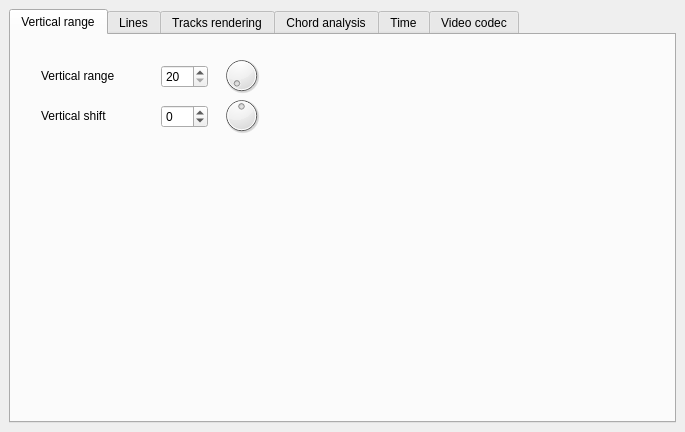
<?xml version="1.0" encoding="UTF-8"?>
<ui version="4.0">
 <class>RenderWidget</class>
 <widget class="QDockWidget" name="RenderWidget">
  <property name="geometry">
   <rect>
    <x>0</x>
    <y>0</y>
    <width>685</width>
    <height>432</height>
   </rect>
  </property>
  <property name="floating">
   <bool>true</bool>
  </property>
  <property name="windowTitle">
   <string>Rendering settings</string>
  </property>
  <widget class="QWidget" name="dockWidgetContents">
   <layout class="QGridLayout" name="gridLayout">
    <item row="0" column="0">
     <widget class="QTabWidget" name="tabWidget">
      <property name="currentIndex">
       <number>0</number>
      </property>
      <widget class="QWidget" name="tab_4">
       <attribute name="title">
        <string>Vertical range</string>
       </attribute>
       <widget class="QLabel" name="label_3">
        <property name="geometry">
         <rect>
          <x>30</x>
          <y>30</y>
          <width>121</width>
          <height>21</height>
         </rect>
        </property>
        <property name="text">
         <string>Vertical range</string>
        </property>
       </widget>
       <widget class="QLabel" name="label_4">
        <property name="geometry">
         <rect>
          <x>30</x>
          <y>70</y>
          <width>91</width>
          <height>21</height>
         </rect>
        </property>
        <property name="text">
         <string>Vertical shift</string>
        </property>
       </widget>
       <widget class="QSpinBox" name="spinBox_3">
        <property name="geometry">
         <rect>
          <x>150</x>
          <y>30</y>
          <width>47</width>
          <height>23</height>
         </rect>
        </property>
        <property name="minimum">
         <number>20</number>
        </property>
        <property name="maximum">
         <number>100</number>
        </property>
       </widget>
       <widget class="QSpinBox" name="spinBox_4">
        <property name="geometry">
         <rect>
          <x>150</x>
          <y>70</y>
          <width>47</width>
          <height>23</height>
         </rect>
        </property>
        <property name="minimum">
         <number>-100</number>
        </property>
        <property name="maximum">
         <number>100</number>
        </property>
       </widget>
       <widget class="QDial" name="dial">
        <property name="geometry">
         <rect>
          <x>210</x>
          <y>20</y>
          <width>41</width>
          <height>41</height>
         </rect>
        </property>
        <property name="minimum">
         <number>20</number>
        </property>
        <property name="maximum">
         <number>100</number>
        </property>
       </widget>
       <widget class="QDial" name="dial_2">
        <property name="geometry">
         <rect>
          <x>210</x>
          <y>60</y>
          <width>41</width>
          <height>41</height>
         </rect>
        </property>
        <property name="minimum">
         <number>-100</number>
        </property>
        <property name="maximum">
         <number>100</number>
        </property>
       </widget>
      </widget>
      <widget class="QWidget" name="tab">
       <attribute name="title">
        <string>Lines</string>
       </attribute>
       <layout class="QGridLayout" name="gridLayout_2">
        <item row="1" column="0">
         <widget class="QGroupBox" name="groupBox_2">
          <property name="title">
           <string>Horizontal lines</string>
          </property>
          <layout class="QGridLayout" name="gridLayout_3">
           <item row="3" column="2">
            <widget class="QSpinBox" name="spinBox_9"/>
           </item>
           <item row="4" column="2">
            <widget class="QPushButton" name="pb_setClr_hlines">
             <property name="maximumSize">
              <size>
               <width>80</width>
               <height>50</height>
              </size>
             </property>
             <property name="text">
              <string>Set color...</string>
             </property>
            </widget>
           </item>
           <item row="2" column="2">
            <widget class="QSpinBox" name="spinBox_8">
             <property name="maximumSize">
              <size>
               <width>80</width>
               <height>50</height>
              </size>
             </property>
             <property name="minimum">
              <number>1</number>
             </property>
             <property name="maximum">
              <number>96</number>
             </property>
             <property name="value">
              <number>12</number>
             </property>
            </widget>
           </item>
           <item row="2" column="0">
            <widget class="QCheckBox" name="checkBox_8">
             <property name="maximumSize">
              <size>
               <width>50</width>
               <height>50</height>
              </size>
             </property>
             <property name="text">
              <string>On</string>
             </property>
            </widget>
           </item>
           <item row="4" column="1">
            <widget class="QWidget" name="widget_hlcolour" native="true">
             <property name="autoFillBackground">
              <bool>true</bool>
             </property>
            </widget>
           </item>
           <item row="2" column="1">
            <widget class="QComboBox" name="comboBox">
             <item>
              <property name="text">
               <string>1 - One line every n semitones</string>
              </property>
             </item>
             <item>
              <property name="text">
               <string>2 - One line every semitone, one stronger line every n semitones</string>
              </property>
             </item>
             <item>
              <property name="text">
               <string>3 - Keyboard</string>
              </property>
             </item>
             <item>
              <property name="text">
               <string>4 - Keyboard (inverse)</string>
              </property>
             </item>
             <item>
              <property name="text">
               <string>5 - Staff</string>
              </property>
             </item>
            </widget>
           </item>
           <item row="3" column="0">
            <widget class="QCheckBox" name="checkBox_9">
             <property name="text">
              <string>Half shift</string>
             </property>
            </widget>
           </item>
          </layout>
         </widget>
        </item>
        <item row="0" column="0">
         <widget class="QGroupBox" name="groupBox">
          <property name="title">
           <string>Vertical lines</string>
          </property>
          <layout class="QGridLayout" name="gridLayout_4">
           <item row="3" column="1">
            <widget class="QSpinBox" name="sb_vLineTrack">
             <property name="minimum">
              <number>0</number>
             </property>
             <property name="maximum">
              <number>127</number>
             </property>
            </widget>
           </item>
           <item row="3" column="4">
            <widget class="QPushButton" name="pb_setClr_vlines">
             <property name="text">
              <string>Set color...</string>
             </property>
            </widget>
           </item>
           <item row="0" column="0">
            <widget class="QCheckBox" name="checkBox">
             <property name="text">
              <string>Central line</string>
             </property>
             <property name="checked">
              <bool>true</bool>
             </property>
            </widget>
           </item>
           <item row="3" column="0">
            <widget class="QCheckBox" name="cb_vLineTrack">
             <property name="text">
              <string>From metronome track:</string>
             </property>
            </widget>
           </item>
           <item row="3" column="3">
            <widget class="QWidget" name="widget_vlcolour" native="true">
             <property name="autoFillBackground">
              <bool>true</bool>
             </property>
            </widget>
           </item>
           <item row="1" column="0">
            <widget class="QCheckBox" name="cb_vLineTSig">
             <property name="text">
              <string>Beat lines from time signatures</string>
             </property>
            </widget>
           </item>
           <item row="1" column="1">
            <widget class="QCheckBox" name="checkBox_2">
             <property name="text">
              <string>Manual, measure:</string>
             </property>
            </widget>
           </item>
           <item row="1" column="2">
            <widget class="QSpinBox" name="spinBox">
             <property name="minimum">
              <number>1</number>
             </property>
             <property name="maximum">
              <number>64</number>
             </property>
             <property name="value">
              <number>4</number>
             </property>
            </widget>
           </item>
           <item row="1" column="3">
            <widget class="QComboBox" name="cmb_vLnManualDenom">
             <property name="currentText">
              <string>1</string>
             </property>
             <item>
              <property name="text">
               <string>1</string>
              </property>
             </item>
             <item>
              <property name="text">
               <string>2</string>
              </property>
             </item>
             <item>
              <property name="text">
               <string>4</string>
              </property>
             </item>
             <item>
              <property name="text">
               <string>8</string>
              </property>
             </item>
             <item>
              <property name="text">
               <string>16</string>
              </property>
             </item>
             <item>
              <property name="text">
               <string>32</string>
              </property>
             </item>
             <item>
              <property name="text">
               <string>64</string>
              </property>
             </item>
            </widget>
           </item>
          </layout>
         </widget>
        </item>
       </layout>
      </widget>
      <widget class="QWidget" name="tab_2">
       <attribute name="title">
        <string>Tracks rendering</string>
       </attribute>
       <widget class="QCheckBox" name="checkBox_3">
        <property name="geometry">
         <rect>
          <x>20</x>
          <y>20</y>
          <width>221</width>
          <height>20</height>
         </rect>
        </property>
        <property name="text">
         <string>Render playing notes separately</string>
        </property>
       </widget>
       <widget class="QCheckBox" name="checkBox_4">
        <property name="geometry">
         <rect>
          <x>20</x>
          <y>50</y>
          <width>201</width>
          <height>20</height>
         </rect>
        </property>
        <property name="text">
         <string>Render tracks separately</string>
        </property>
       </widget>
       <widget class="QSpinBox" name="spinBox_2">
        <property name="geometry">
         <rect>
          <x>290</x>
          <y>20</y>
          <width>47</width>
          <height>23</height>
         </rect>
        </property>
        <property name="maximum">
         <number>50</number>
        </property>
       </widget>
       <widget class="QLabel" name="label">
        <property name="geometry">
         <rect>
          <x>260</x>
          <y>20</y>
          <width>31</width>
          <height>21</height>
         </rect>
        </property>
        <property name="text">
         <string>Blur:</string>
        </property>
       </widget>
       <widget class="QSpinBox" name="spinBox_5">
        <property name="geometry">
         <rect>
          <x>340</x>
          <y>20</y>
          <width>47</width>
          <height>23</height>
         </rect>
        </property>
        <property name="maximum">
         <number>50</number>
        </property>
       </widget>
       <widget class="QCheckBox" name="checkBox_5">
        <property name="geometry">
         <rect>
          <x>20</x>
          <y>80</y>
          <width>231</width>
          <height>20</height>
         </rect>
        </property>
        <property name="text">
         <string>Render moving notes separately</string>
        </property>
       </widget>
       <widget class="QLabel" name="label_5">
        <property name="geometry">
         <rect>
          <x>260</x>
          <y>80</y>
          <width>31</width>
          <height>21</height>
         </rect>
        </property>
        <property name="text">
         <string>Blur:</string>
        </property>
       </widget>
       <widget class="QSpinBox" name="spinBox_6">
        <property name="geometry">
         <rect>
          <x>290</x>
          <y>80</y>
          <width>47</width>
          <height>23</height>
         </rect>
        </property>
        <property name="maximum">
         <number>50</number>
        </property>
       </widget>
       <widget class="QSpinBox" name="spinBox_7">
        <property name="geometry">
         <rect>
          <x>340</x>
          <y>80</y>
          <width>47</width>
          <height>23</height>
         </rect>
        </property>
        <property name="maximum">
         <number>50</number>
        </property>
       </widget>
       <widget class="QCheckBox" name="cb_AA">
        <property name="geometry">
         <rect>
          <x>20</x>
          <y>110</y>
          <width>231</width>
          <height>20</height>
         </rect>
        </property>
        <property name="text">
         <string>Render shapes with antialias</string>
        </property>
       </widget>
      </widget>
      <widget class="QWidget" name="tab_6">
       <attribute name="title">
        <string>Chord analysis</string>
       </attribute>
       <layout class="QGridLayout" name="gridLayout_5">
        <item row="2" column="1">
         <widget class="QComboBox" name="cmb_dispNoteNamesWhere">
          <item>
           <property name="text">
            <string>as a line</string>
           </property>
          </item>
          <item>
           <property name="text">
            <string>on the chord star</string>
           </property>
          </item>
         </widget>
        </item>
        <item row="4" column="1">
         <widget class="QComboBox" name="combox_chordStar">
          <item>
           <property name="text">
            <string>Circle of semitones</string>
           </property>
          </item>
          <item>
           <property name="text">
            <string>Circle of fifths</string>
           </property>
          </item>
         </widget>
        </item>
        <item row="2" column="2">
         <widget class="QComboBox" name="cb_sharpFlat">
          <item>
           <property name="text">
            <string>b</string>
           </property>
          </item>
          <item>
           <property name="text">
            <string>#</string>
           </property>
          </item>
         </widget>
        </item>
        <item row="3" column="0">
         <widget class="QCheckBox" name="cb_dispChordNames">
          <property name="text">
           <string>Display chord names</string>
          </property>
         </widget>
        </item>
        <item row="4" column="2">
         <widget class="QSpinBox" name="spb_chordStarOffset">
          <property name="maximum">
           <number>11</number>
          </property>
         </widget>
        </item>
        <item row="4" column="0">
         <widget class="QCheckBox" name="cb_dispChordStar">
          <property name="text">
           <string>Display chord star</string>
          </property>
         </widget>
        </item>
        <item row="2" column="0">
         <widget class="QCheckBox" name="cb_dispNoteNames">
          <property name="text">
           <string>Display names of notes</string>
          </property>
         </widget>
        </item>
       </layout>
      </widget>
      <widget class="QWidget" name="tab_5">
       <attribute name="title">
        <string>Time</string>
       </attribute>
       <widget class="QCheckBox" name="checkBox_6">
        <property name="geometry">
         <rect>
          <x>20</x>
          <y>20</y>
          <width>231</width>
          <height>20</height>
         </rect>
        </property>
        <property name="text">
         <string>Extra zoom time at the beginning</string>
        </property>
       </widget>
       <widget class="QCheckBox" name="checkBox_7">
        <property name="geometry">
         <rect>
          <x>20</x>
          <y>50</y>
          <width>211</width>
          <height>20</height>
         </rect>
        </property>
        <property name="text">
         <string>Extra zoom time at the end</string>
        </property>
       </widget>
      </widget>
      <widget class="QWidget" name="tab_3">
       <attribute name="title">
        <string>Video codec</string>
       </attribute>
       <widget class="QLabel" name="label_2">
        <property name="geometry">
         <rect>
          <x>30</x>
          <y>60</y>
          <width>221</width>
          <height>21</height>
         </rect>
        </property>
        <property name="text">
         <string>Video output FourCC codec code:</string>
        </property>
       </widget>
       <widget class="QLineEdit" name="lineEdit">
        <property name="geometry">
         <rect>
          <x>270</x>
          <y>60</y>
          <width>51</width>
          <height>22</height>
         </rect>
        </property>
        <property name="text">
         <string>X264</string>
        </property>
        <property name="maxLength">
         <number>4</number>
        </property>
       </widget>
       <widget class="QComboBox" name="cmb_videoCodec">
        <property name="geometry">
         <rect>
          <x>30</x>
          <y>20</y>
          <width>291</width>
          <height>25</height>
         </rect>
        </property>
        <item>
         <property name="text">
          <string>H.264 video encoded by x264 *.mkv</string>
         </property>
        </item>
        <item>
         <property name="text">
          <string>MPEG 4 video *.avi</string>
         </property>
        </item>
        <item>
         <property name="text">
          <string>Movie JPEG *.avi</string>
         </property>
        </item>
        <item>
         <property name="text">
          <string>Custom FFMPEG FourCC</string>
         </property>
        </item>
       </widget>
      </widget>
     </widget>
    </item>
   </layout>
  </widget>
 </widget>
 <resources/>
 <connections>
  <connection>
   <sender>spinBox_3</sender>
   <signal>valueChanged(int)</signal>
   <receiver>dial</receiver>
   <slot>setValue(int)</slot>
   <hints>
    <hint type="sourcelabel">
     <x>197</x>
     <y>93</y>
    </hint>
    <hint type="destinationlabel">
     <x>231</x>
     <y>90</y>
    </hint>
   </hints>
  </connection>
  <connection>
   <sender>dial</sender>
   <signal>valueChanged(int)</signal>
   <receiver>spinBox_3</receiver>
   <slot>setValue(int)</slot>
   <hints>
    <hint type="sourcelabel">
     <x>234</x>
     <y>108</y>
    </hint>
    <hint type="destinationlabel">
     <x>194</x>
     <y>105</y>
    </hint>
   </hints>
  </connection>
  <connection>
   <sender>spinBox_4</sender>
   <signal>valueChanged(int)</signal>
   <receiver>dial_2</receiver>
   <slot>setValue(int)</slot>
   <hints>
    <hint type="sourcelabel">
     <x>198</x>
     <y>136</y>
    </hint>
    <hint type="destinationlabel">
     <x>234</x>
     <y>128</y>
    </hint>
   </hints>
  </connection>
  <connection>
   <sender>dial_2</sender>
   <signal>valueChanged(int)</signal>
   <receiver>spinBox_4</receiver>
   <slot>setValue(int)</slot>
   <hints>
    <hint type="sourcelabel">
     <x>235</x>
     <y>145</y>
    </hint>
    <hint type="destinationlabel">
     <x>196</x>
     <y>145</y>
    </hint>
   </hints>
  </connection>
 </connections>
</ui>
